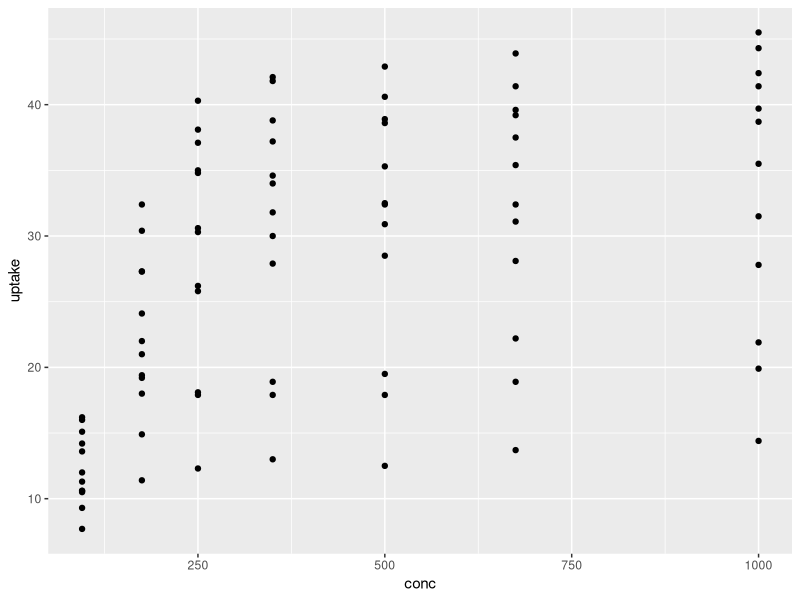
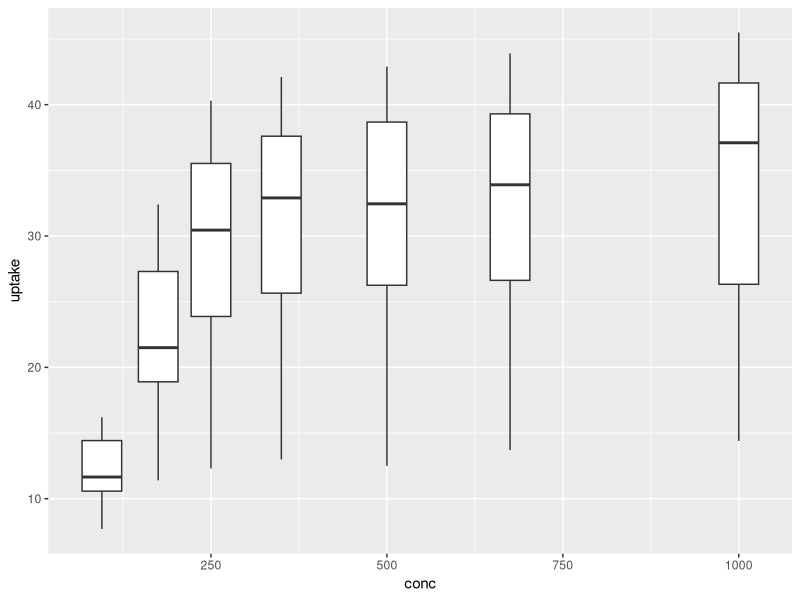
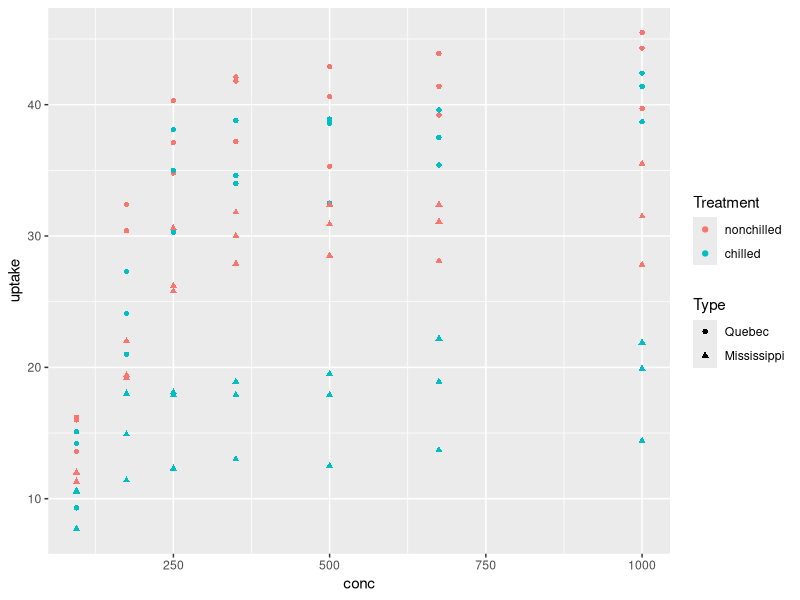
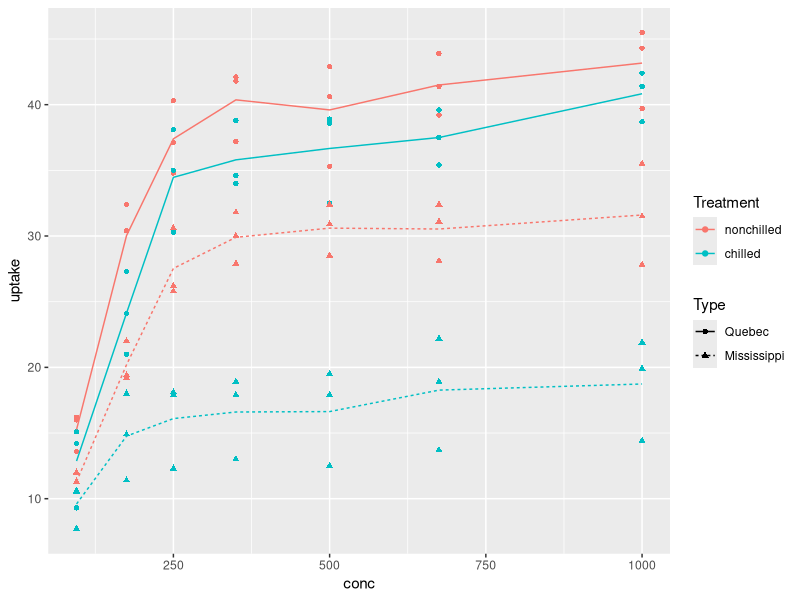
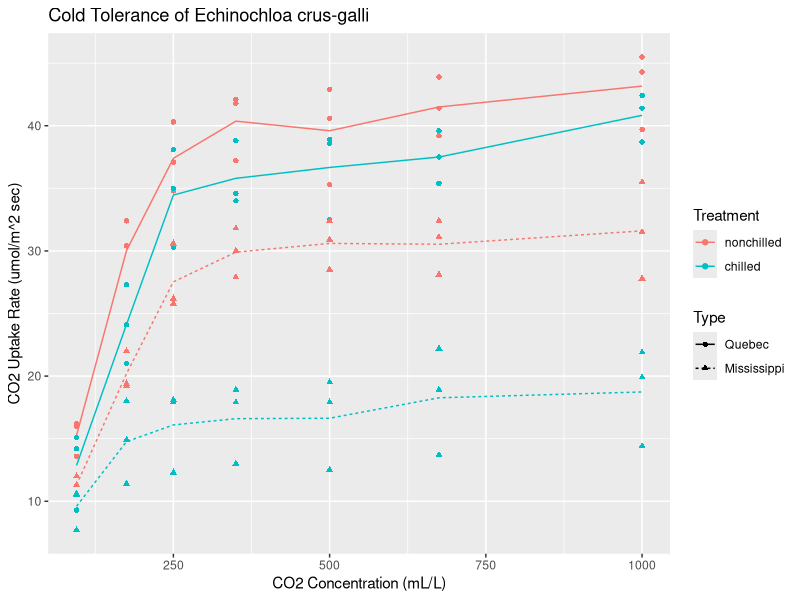
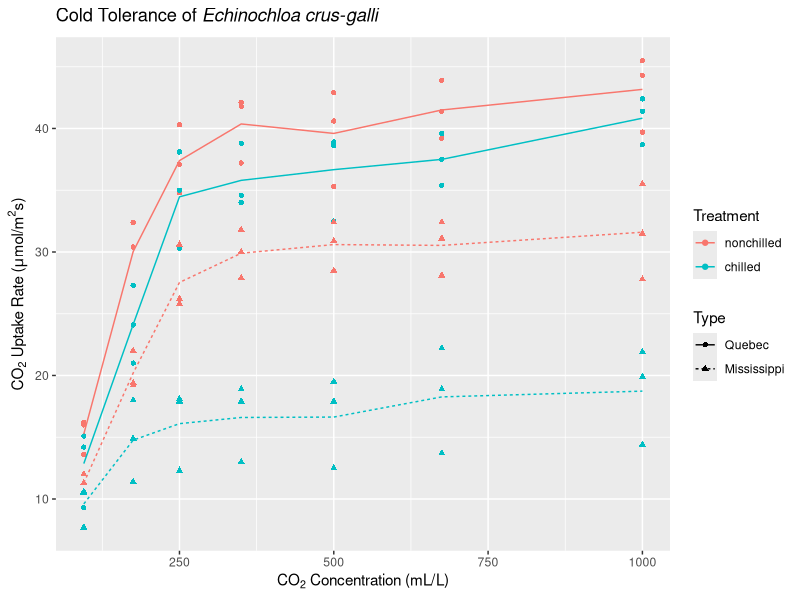
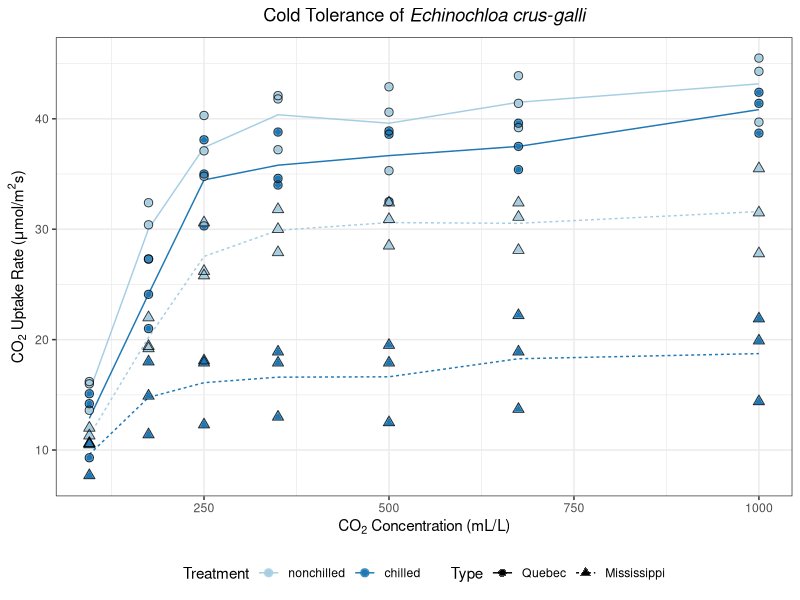
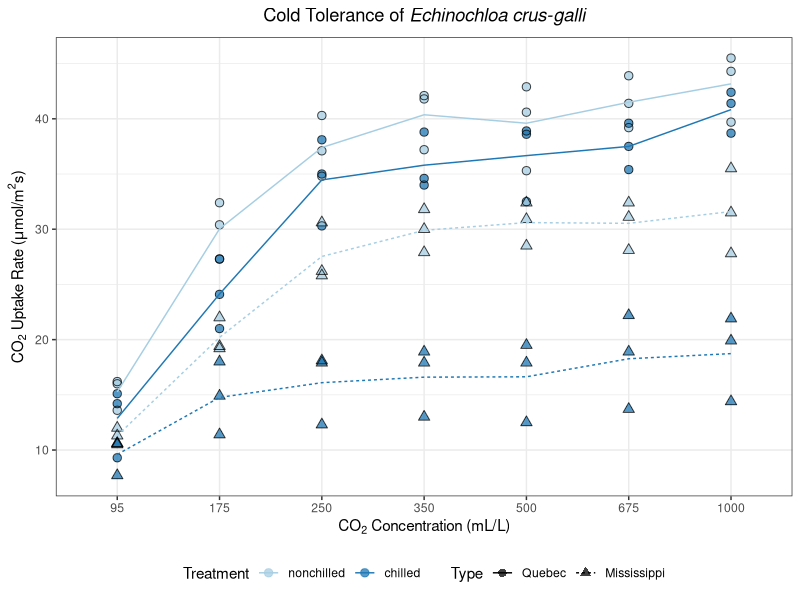

Write the R code that produced these figures, in order.
## ---- chunk 1
knitr::opts_chunk$set(echo=TRUE, fig.path="imgs/", #out.width='100%',
                      fig.width=6, fig.height=4, fig.show='hold',
                      fig.align='center')
options(width=100)
## ---- chunk 2
library(ggplot2)

CO2.plot <- ggplot(CO2, aes(x=conc, y=uptake))

CO2.plot + geom_point()
## ---- chunk 3
CO2.plot + geom_boxplot(aes(group=conc))
## ---- chunk 4
CO2.plot <- CO2.plot + geom_point(aes(color=Treatment, pch=Type))

CO2.plot
## ---- chunk 5
(CO2.plot <- CO2.plot + stat_summary(fun=mean, geom="line",
                                    aes(group=interaction(Treatment, Type),
                                        color=Treatment, lty=Type)))
## ---- chunk 6
(CO2.plot <- CO2.plot +
  labs(title="Cold Tolerance of Echinochloa crus-galli",
       x="CO2 Concentration (mL/L)",
       y="CO2 Uptake Rate (umol/m^2 sec)"))
## ---- chunk 7
(CO2.plot <- CO2.plot +
  labs(title=bquote("Cold Tolerance of"~italic("Echinochloa crus-galli")),
       x=bquote("CO"[2]~"Concentration (mL/L)"),
       y=bquote("CO"[2]~"Uptake Rate ("*mu*"mol/"*m^2*"s)")))
## ---- chunk 8
(CO2.plot <- CO2.plot +
  geom_point(aes(color=Treatment, pch=Type), cex=2.5, alpha=0.75) +
  geom_point(pch=c(1,2)[CO2$Type], color="black", cex=2.5, alpha=0.75) +
  scale_color_brewer(palette="Paired") +
  theme_bw() +
  theme(legend.position="bottom",
        plot.title=element_text(hjust=0.5)))
## ---- chunk 9
ggplot(CO2, aes(x=factor(conc), y=uptake)) +
  geom_point(aes(color=Treatment, pch=Type), cex=2.5, alpha=0.75) +
  geom_point(pch=c(1,2)[CO2$Type], color="black", cex=2.5, alpha=0.75) +
  stat_summary(fun=mean, geom="line", aes(group=interaction(Treatment, Type),
                                          color=Treatment, lty=Type)) +
  scale_color_brewer(palette="Paired") +
  labs(x=bquote("CO"[2]~"Concentration (mL/L)"),
       y=bquote("CO"[2]~"Uptake Rate ("*mu*"mol/"*m^2*"s)")) +
  ggtitle(bquote("Cold Tolerance of"~italic("Echinochloa crus-galli"))) +
  theme_bw() +
  theme(legend.position="bottom",
        plot.title=element_text(hjust=0.5))
## ---- chunk 10
ggplot(CO2, aes(x=factor(conc), y=uptake)) +
  geom_boxplot(aes(color=Type, fill=Treatment)) +
  scale_fill_brewer(palette="Paired") +
  scale_color_manual(values=c("goldenrod", "goldenrod4")) +
  labs(title=bquote("Cold Tolerance of"~italic("Echinochloa crus-galli")),
       x=bquote("CO"[2]~"Concentration (mL/L)"),
       y=bquote("CO"[2]~"Uptake Rate ("*mu*"mol/"*m^2*"s)")) +
  theme_bw() +
  theme(legend.position="bottom")
